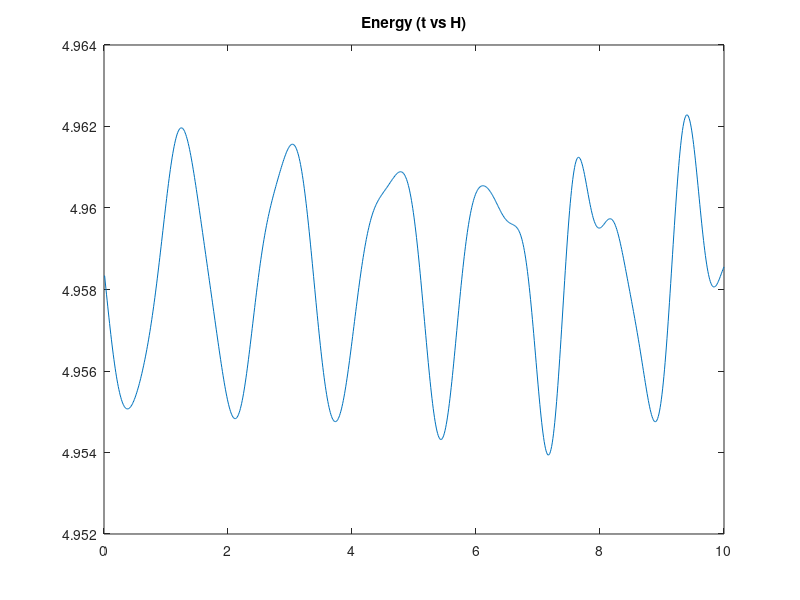

Recreate this plot in MATLAB. (Note: this script raises an error after producing the figure.)
clear;

% define epsilon and t final 
e = 1e-2;
t_final = 10;

% calculate num of steps
n_step = t_final/e;

N = 5; % number of particles
length = 5; % length of string
Q = linspace(1,length,N); % initial positions

% define V and F
V = @(i, j) 1/2 * (abs(i - j)^2)...
          + 1/3 * (abs(i - j)^3)...
          + 1/4 * (abs(i - j)^4);
F = @(q) (abs(q) + abs(q)^2 + abs(q)^3) * sign(q);

%P = (rand(1, N) * 0.5) - 0.5; % define momenta
P(1,:) = [0.5 0.5 0.5 0.5 0.5];
t(1) = 0;

% calculate potential
function potential = get_potentials(Q, V, N)
    potential = 0;
    for i=1:N-1
        potential = potential + V(Q(i), Q(i+1));
    end
end

% define Hamiltonian
H = 1/2 * sum(P.^2) + get_potentials(Q, V, N);

%% euler-cromer iteration
for i=1:n_step
    % get forces
    force = zeros(1,N);
    for j=2:N-1
        if j == 1 
            R = Q(i,j) - Q(i,j+1);
            force(j) = - F(R); % right neighbor
        elseif j == N
            L = Q(i,j-1) - Q(i,j);
            force(j) = F(L); % left neighbor
        else
            L = Q(i,j-1) - Q(i,j);
            R = Q(i,j) - Q(i,j+1);
            force(j) = F(L) - F(R);
        end
    end

    P(i+1,:) = P(i,:) + e .* force;
    Q(i+1,:) = Q(i,:) + e .* P(i+1,:);
    Q(i+1,1) = 1;
    Q(i+1,N) = length;
    H(i+1,:) = 1/2 * sum(P(i+1,:).^2) + get_potentials(Q(i,:),V,N);
    t(i+1) = t(i) + e;
end

%% PLOTS
plot_i = 2;
plot(t, P(:,plot_i));
title('Momentum (t vs p)');
pause;

plot(t, Q(:,plot_i));
title('Position (t vs q)');
pause;

plot(P(:,plot_i), Q(:,plot_i));
title('Phase space diagram (p vs q)');
pause;

plot(t, H);
title('Energy (t vs H)');
pause;

%% RK2
RK2_p(1) = p(1);
RK2_q(1) = q(1);
RK2_H(1) = H(1);
RK2_t(1) = t(1);

for i=1:n_step
    RK2_k1_q = RK2_p(i)/m;
    RK2_k1_p = F(RK2_q(i));

    RK2_q_mid = RK2_q(i) + e * 0.5 * RK2_k1_q;
    RK2_p_mid = RK2_p(i) + e * 0.5 * RK2_k1_p;

    RK2_k2_q = RK2_p_mid / m;
    RK2_k2_p = F(RK2_q_mid);

    RK2_p(i+1) = RK2_p(i) + e * RK2_k2_p;
    RK2_q(i+1) = RK2_q(i) + e * RK2_k2_q;
    
    RK2_H(i+1) = RK2_p(i+1) * RK2_p(i+1) / (2*m) + V(RK2_q(i+1));
    RK2_t(i+1) = RK2_t(i) + e;
end

%% SIMULATION
for i=1:10:n_step
    %hold on
    %line([1.5 -1.5], [0 0], 'Color','r');
    scatter(Q(i,:), 0, 'o');
    xlim([0.5 5+0.5]);
    pause;
    %hold off
end

%% 4. AVG VELOCITY^2
avg_vel_squared = sum(P'.^2) / N;
plot(avg_vel_squared, 'x-');
title('Average velocity squared over time (v^2(t) vs t)');
xlabel('t');
ylabel('<v^2>');

%% 5. HISTOGRAM
for t=1:5:n_step
    h = P(t,:).^2;
    histogram(h);
    %xlim([0 0.5]);
    %ylim([0 200]);
    title(['Histogram of velocity squared over time (t = ' num2str(t) ')'])
    pause(0.01);
end